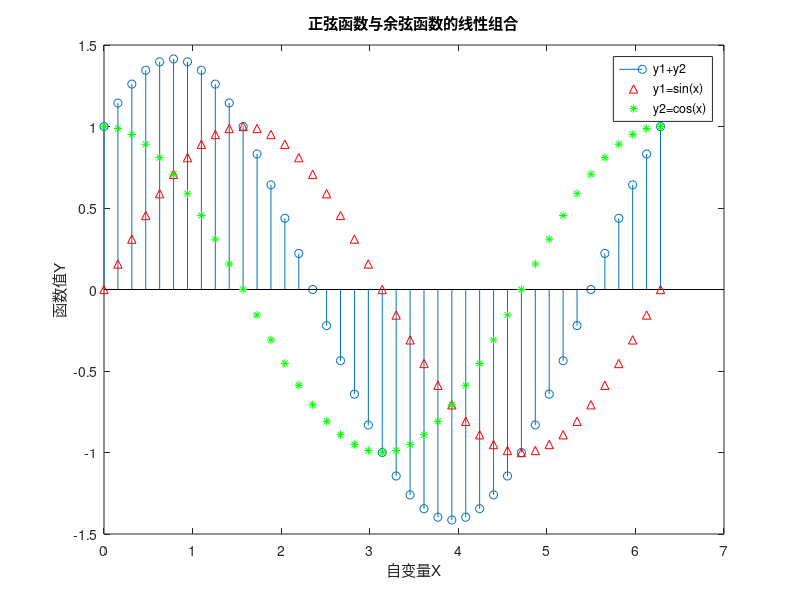

MATLAB code to generate this figure:
% 枝干图
function Example11
h0=figure('toolbar','none',...
    'position',[200 150 450 350],...
    'name','Example11');
x=0:pi/20:2*pi;
y1=sin(x);
y2=cos(x);
h1=stem(x,y1+y2);
hold on
h2=plot(x,y1,'^r',x,y2,'*g');
hold off
h3=[h1(1);h2];
legend(h3,'y1+y2','y1=sin(x)','y2=cos(x)')
xlabel('自变量X');
ylabel('函数值Y');
title('正弦函数与余弦函数的线性组合');
